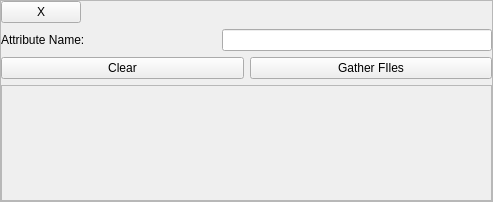
<?xml version="1.0" encoding="UTF-8"?>
<ui version="4.0">
 <class>Form</class>
 <widget class="QWidget" name="Form">
  <property name="geometry">
   <rect>
    <x>0</x>
    <y>0</y>
    <width>493</width>
    <height>202</height>
   </rect>
  </property>
  <property name="windowTitle">
   <string>Form</string>
  </property>
  <layout class="QVBoxLayout" name="mainLayout">
   <property name="spacing">
    <number>1</number>
   </property>
   <property name="margin">
    <number>0</number>
   </property>
   <item>
    <widget class="QFrame" name="frame">
     <property name="frameShape">
      <enum>QFrame::StyledPanel</enum>
     </property>
     <property name="frameShadow">
      <enum>QFrame::Raised</enum>
     </property>
     <layout class="QVBoxLayout" name="verticalLayout">
      <property name="margin">
       <number>0</number>
      </property>
      <item>
       <widget class="QPushButton" name="delete_this">
        <property name="sizePolicy">
         <sizepolicy hsizetype="Maximum" vsizetype="Fixed">
          <horstretch>20</horstretch>
          <verstretch>20</verstretch>
         </sizepolicy>
        </property>
        <property name="minimumSize">
         <size>
          <width>20</width>
          <height>20</height>
         </size>
        </property>
        <property name="text">
         <string>X</string>
        </property>
       </widget>
      </item>
      <item>
       <layout class="QHBoxLayout" name="horizontalLayout">
        <item>
         <widget class="QLabel" name="label">
          <property name="text">
           <string>Attribute Name:</string>
          </property>
         </widget>
        </item>
        <item>
         <widget class="QLineEdit" name="attr_name">
          <property name="maximumSize">
           <size>
            <width>270</width>
            <height>16777215</height>
           </size>
          </property>
         </widget>
        </item>
       </layout>
      </item>
      <item>
       <layout class="QHBoxLayout" name="horizontalLayout_2">
        <item>
         <widget class="QPushButton" name="clear_files">
          <property name="text">
           <string>Clear</string>
          </property>
         </widget>
        </item>
        <item>
         <widget class="QPushButton" name="gather_files">
          <property name="text">
           <string>Gather FIles</string>
          </property>
         </widget>
        </item>
       </layout>
      </item>
      <item>
       <widget class="QScrollArea" name="scrollArea">
        <property name="widgetResizable">
         <bool>true</bool>
        </property>
        <widget class="QWidget" name="scrollAreaWidgetContents">
         <property name="geometry">
          <rect>
           <x>0</x>
           <y>0</y>
           <width>477</width>
           <height>89</height>
          </rect>
         </property>
         <layout class="QVBoxLayout" name="stringListLayout">
          <property name="margin">
           <number>1</number>
          </property>
         </layout>
        </widget>
       </widget>
      </item>
     </layout>
    </widget>
   </item>
  </layout>
 </widget>
 <resources/>
 <connections/>
</ui>
